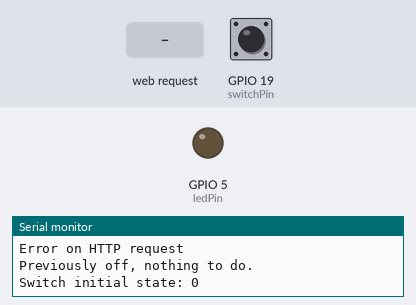
The sketch below on a simulated ESP32. On the bench: output pins drawn as LEDs (lit = HIGH), the last lines printed to the serial monitor. Inputs (shaded band) come from the test bench; at power-on: GPIO 19 (switchPin) LOW. WiFi joins after 1.5 s; servers stay silent unless stated.

Above: at 3.0 s.
3.1 s: HTTP request GET /H received
At 4.1 s:
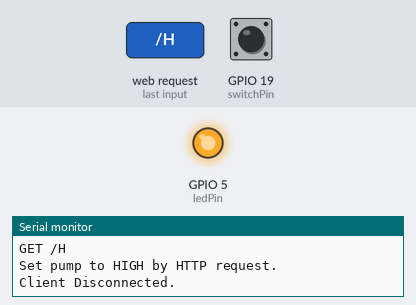
4.6 s: GPIO 19 (switchPin) pulled HIGH for 0.15 s
At 5.6 s:
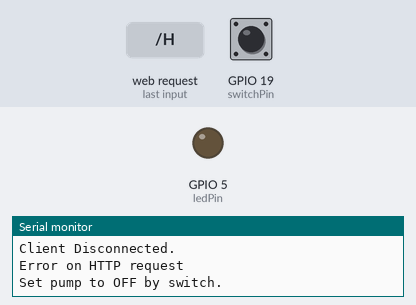
Timing chart, 0 to 7.6 s (numbered marks = the images above; inputs shaded):
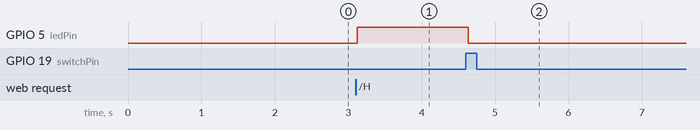

The sketch:

code.ino
```cpp
#include <WiFi.h>
#include <HTTPClient.h>

const char* ssid     = "";
const char* password = "";
const char* host = "";

const int ledPin = 5;
bool ledState = LOW;
const int switchPin = 19;
bool switchState = LOW;

const unsigned long ontime = 1000 * (60 * 15 + 40);
unsigned long lastOn = 0;
int issueCount = 0;

WiFiServer server(8087);

bool onlineMsg() {
  HTTPClient http;

  char URL[40];
  sprintf(URL, "http://%s/online", host);
  http.begin(URL);
  int httpCode = http.GET();
  if (httpCode > 0) {
    Serial.println("Online message sent!");

    String payload = http.getString();
    Serial.println(httpCode);
    Serial.println(payload);
    http.end();

    if (payload == "False")
      return false;
    else
      return true;
  } else {
    Serial.println("Error on HTTP request");
  }

  return false;
}

void setup() {
    Serial.begin(115200);
    pinMode(ledPin, OUTPUT);      // set the LED pin mode

    delay(10);

    // We start by connecting to a WiFi network

    Serial.println();
    Serial.println();
    Serial.print("Connecting to ");
    Serial.println(ssid);

    WiFi.persistent(false);
    WiFi.begin(ssid, password);

    int connCount = 0;
    int chars = 0;
    while (WiFi.status() != WL_CONNECTED && connCount < 50) {
        delay(200);
        Serial.print(".");
        chars++; connCount++;
        if (chars == 30) {
          Serial.print("\n");
          chars = 0;
        }
    }
    if (connCount >= 150) {
      Serial.println("Too many retries!");
      ESP.restart();
    }

    Serial.println("");
    Serial.println("WiFi connected.");
    Serial.println("IP address: ");
    Serial.println(WiFi.localIP());

    ledState = onlineMsg();
    digitalWrite(ledPin, ledState);
    if (ledState == HIGH) {
      lastOn = millis();
      Serial.println("Previous on, recovering state.");
    } else {
      Serial.println("Previously off, nothing to do.");
    }

    if(WiFi.getSleep() == true) {
      WiFi.setSleep(false);
      Serial.println("WiFi Sleep is now deactivated.");
    }
    WiFi.setAutoReconnect(true);

    server.begin();

  switchState = digitalRead(switchPin);
  Serial.print("Switch initial state: ");
  Serial.println(switchState);
}

void timesUpMsg() {
  HTTPClient http;

  char URL[40];
  sprintf(URL, "http://%s/timesup", host);
  http.begin(URL);
  int httpCode = http.GET();
  if (httpCode > 0) {
    Serial.println("Time's up message sent!");
    String payload = http.getString();
    Serial.println(httpCode);
    Serial.println(payload);
  } else {
    Serial.println("Error on HTTP request");
  }

  http.end();
}

void switchMsg(bool status) {
  HTTPClient http;

  if (status == HIGH) {
    char URL[40];
    sprintf(URL, "http://%s/switchon", host);
    http.begin(URL);
  } else {
    char URL[40];
    sprintf(URL, "http://%s/switchoff", host);
    http.begin(URL);
  }
  int httpCode = http.GET();
  if (httpCode > 0) {
    Serial.println("Switch message sent!");
    String payload = http.getString();
    Serial.println(httpCode);
    Serial.println(payload);
  } else {
    Serial.println("Error on HTTP request");
  }

  http.end();

}

void loop() {
  if (millis() > lastOn + ontime && ledState == HIGH) {
    ledState = LOW;
    digitalWrite(ledPin, ledState);
    timesUpMsg();
    Serial.println("Time's up! State set to OFF.");
  }

  if ( WiFi.status() ==  WL_CONNECTED ){
    issueCount = 0;

    WiFiClient client = server.available();   // listen for incoming clients
    if (client) {                             // if you get a client,
      Serial.println("New Client.");           // print a message out the serial port
      String currentLine = "";                // make a String to hold incoming data from the client
      while (client.connected()) {            // loop while the client's connected
        if (client.available()) {             // if there's bytes to read from the client,
          char c = client.read();             // read a byte, then
          //Serial.write(c);                    // print it out the serial monitor
          if (c == '\n') {                    // if the byte is a newline character

            // if the current line is blank, you got two newline characters in a row.
            // that's the end of the client HTTP request, so send a response:
            if (currentLine.length() == 0) {
              // HTTP headers always start with a response code (e.g. HTTP/1.1 200 OK)
              // and a content-type so the client knows what's coming, then a blank line:
              client.println("HTTP/1.1 200 OK");
              client.println("Content-type:text/html");
              client.println();

              // the content of the HTTP response follows the header:
              //client.print("Click <a href=\"/H\">here</a> to turn the LED on pin 5 on.<br>");
              //client.print("Click <a href=\"/L\">here</a> to turn the LED on pin 5 off.<br>");
              if (ledState == HIGH) {
                char msg[20];
                sprintf(msg, "%d", millis() - lastOn);
                client.print(msg);
              } else {
                client.print("OFF");
              }
              // The HTTP response ends with another blank line:
              client.println();
              // break out of the while loop:
              break;
            } else {    // if you got a newline, then clear currentLine:
              currentLine = "";
            }
          } else if (c != '\r') {  // if you got anything else but a carriage return character,
            currentLine += c;      // add it to the end of the currentLine
          }

          // Check to see if the client request was "GET /H" or "GET /L":
          if (currentLine.endsWith("GET /H")) {
            ledState = HIGH;
            lastOn = millis();
            digitalWrite(ledPin, ledState);
            Serial.println(currentLine);
            Serial.println("Set pump to HIGH by HTTP request.");
          }
          if (currentLine.endsWith("GET /L")) {
            ledState = LOW;
            digitalWrite(ledPin, ledState);
            Serial.println(currentLine);
            Serial.println("Set pump to LOW by HTTP request.");
          }
        }
      }
      // close the connection:
      client.stop();
      Serial.println("Client Disconnected.");
    }
  } else {
    int retryCount = 0;
    WiFi.begin();
    Serial.println("Trying to reconnect to WiFi network...");
    while (WiFi.status() != WL_CONNECTED && retryCount < 20 ){
      delay( 100 );
      Serial.printf(".");
      ++retryCount;
    }
    if (WiFi.status() != WL_CONNECTED) {
      issueCount++;
      if (issueCount >= 15) {
        Serial.println("Impossible reconnecting to WiFi, rebooting device!");
        ESP.restart();
      }
    } else {
       Serial.println("CONNECTED!");
    }
  }

  if (digitalRead(switchPin) != switchState) {
    switchState = !switchState;
    if (ledState == HIGH) {
      ledState = LOW;
      digitalWrite(ledPin, ledState);
      switchMsg(ledState);
      Serial.println("Set pump to OFF by switch.");
    } else {
      ledState = LOW;
      //lastOn = millis();
      digitalWrite(ledPin, ledState);
      switchMsg(ledState);
      Serial.println("Set pump to OFF by switch.");
    }
    delay(1000);
  }
  delay(50);
}
```

Measured:
- after the input at 3.1 s, GPIO 5 (ledPin): LOW → HIGH at once
- after the input at 4.6 s, GPIO 5 (ledPin): HIGH → LOW at once
